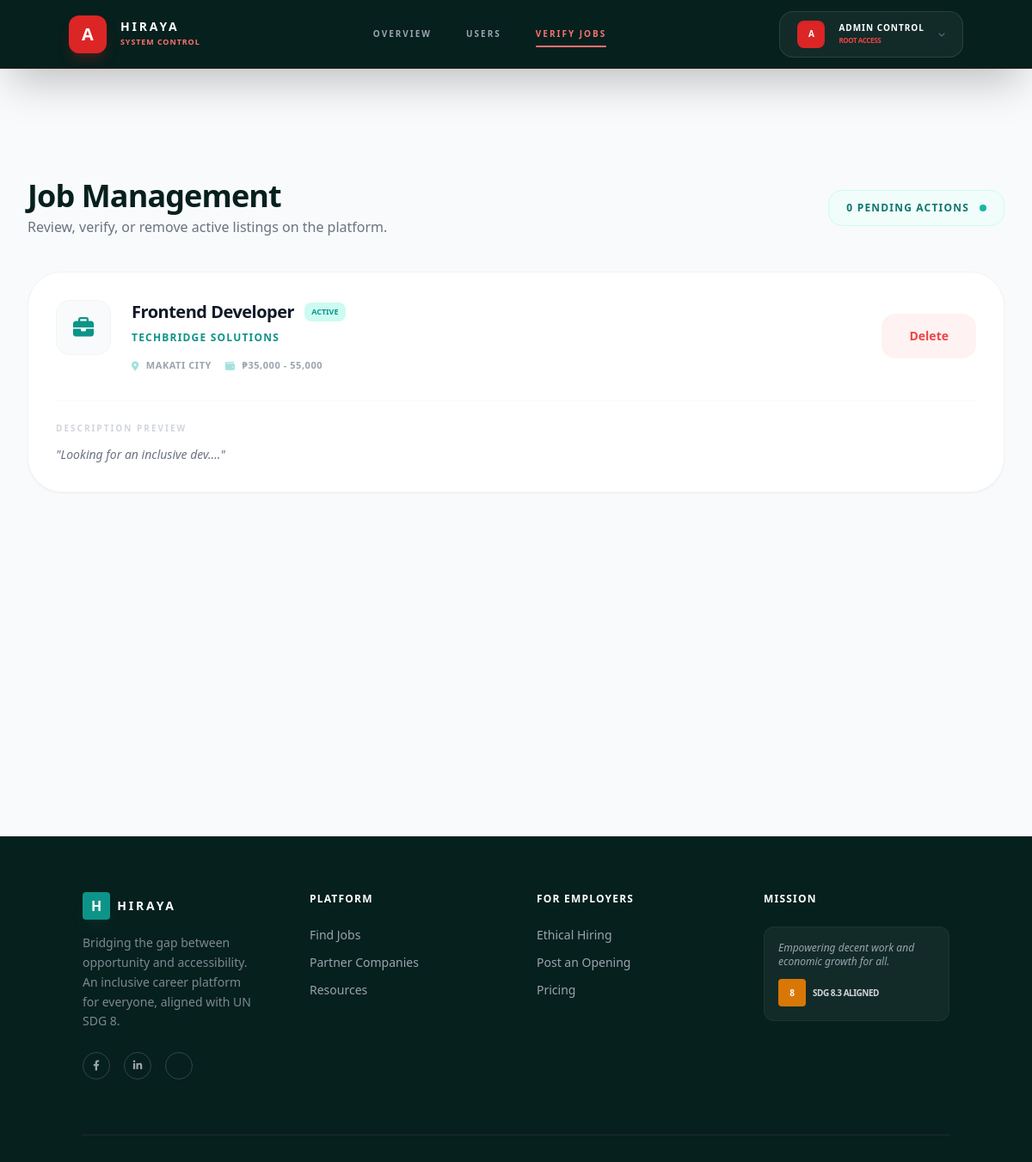
/dashboard/admin/manage-jobs.php, run on the app's committed database.
### tables this page shows
CREATE TABLE IF NOT EXISTS `jobs` (
    `id` INT AUTO_INCREMENT PRIMARY KEY,
    `company_id` INT NOT NULL,
    `category_id` INT NOT NULL,
    `title` VARCHAR(255) NOT NULL,
    `description` TEXT NOT NULL,
    `location` VARCHAR(255) NOT NULL,
    `work_type` ENUM('Remote', 'On-site', 'Hybrid') DEFAULT 'On-site',
    `job_type` ENUM('full time', 'part time', 'Internship', 'Contract') DEFAULT 'full time',
    `salary_min` INT,
    `salary_max` INT,
    `tags` TEXT,  
    `is_active` TINYINT(1) DEFAULT 1,
    `posted_date` TIMESTAMP DEFAULT CURRENT_TIMESTAMP,
    FOREIGN KEY (`company_id`) REFERENCES `companies`(`id`) ON DELETE CASCADE,
    FOREIGN KEY (`category_id`) REFERENCES `categories`(`id`)
);

CREATE TABLE IF NOT EXISTS `companies` (
    `id` INT AUTO_INCREMENT PRIMARY KEY,
    `employer_id` INT NOT NULL,
    `name` VARCHAR(255) NOT NULL,
    `industry` VARCHAR(100),
    `description` TEXT,
    `logo` VARCHAR(255) DEFAULT 'default_logo.png',
    `website` VARCHAR(255),
    `location` VARCHAR(255),
    `size` VARCHAR(50) DEFAULT '51-200',
    `is_verified` TINYINT(1) DEFAULT 0,
    `is_pwd_friendly` TINYINT(1) DEFAULT 0,
    `verified` TINYINT(1) DEFAULT 0,  
    FOREIGN KEY (`employer_id`) REFERENCES `users`(`id`) ON DELETE CASCADE
);

### dashboard/admin/manage-jobs.php (the view, shortened to what this page needs)
<?php
include '../../includes/db.php';
include '../../includes/admin/header.php';
$query = "SELECT j.*, c.name AS company_name
          FROM jobs j
          JOIN companies c ON j.company_id = c.id
          ORDER BY j.is_active ASC, j.posted_date DESC";
$all_jobs = $pdo->query($query)->fetchAll();
$pending_count = 0;
?>
<main class="flex-grow bg-gray-50 pt-32 pb-20 px-8">
    <div class="max-w-6xl mx-auto">
        <header class="flex flex-col md:flex-row justify-between items-start md:items-center gap-4 mb-10">
            <div>
                <h1 class="text-4xl font-black text-[#06201d] tracking-tight">Job Management</h1>
                <p class="text-gray-500 mt-1">Review, verify, or remove active listings on the platform.</p>
            </div>
            <div class="flex items-center gap-3 bg-teal-50 border border-teal-100 px-5 py-3 rounded-2xl">
                <span class="text-teal-700 font-bold text-xs uppercase tracking-widest">
                    <?php echo $pending_count; ?> Pending Actions
                </span>
                <div class="w-2 h-2 bg-teal-500 rounded-full <?php echo $pending_count > 0 ? 'animate-pulse' : ''; ?>"></div>
            </div>
        </header>
        <div class="grid gap-6">
            <?php if (count($all_jobs) > 0): ?>
                <?php foreach ($all_jobs as $job): ?>
                    <div class="bg-white p-8 rounded-[2.5rem] border <?php echo $job['is_active'] == 0 ? 'border-amber-200' : 'border-gray-100'; ?> shadow-sm hover:shadow-xl transition-all duration-300">
                        <div class="flex flex-col lg:flex-row justify-between gap-8">
                            <div class="flex gap-6">
                                <div class="w-16 h-16 rounded-2xl bg-gray-50 flex items-center justify-center text-teal-600 text-2xl border border-gray-100 shrink-0">
                                    <i class="fa-solid <?php echo htmlspecialchars($job['icon'] ?? 'fa-briefcase'); ?>"></i>
                                </div>
                                <div>
                                    <div class="flex items-center gap-3 mb-2">
                                        <h3 class="font-black text-xl text-gray-900 tracking-tight"><?php echo htmlspecialchars($job['title']); ?></h3>
                                        <?php if ($job['is_active'] == 0): ?>
                                            <span class="px-2 py-1 bg-amber-100 text-amber-600 text-[9px] font-black uppercase rounded-lg">Verification Required</span>
                                        <?php else: ?>
                                            <span class="px-2 py-1 bg-teal-100 text-teal-600 text-[9px] font-black uppercase rounded-lg">Active</span>
                                        <?php endif; ?>
                                    </div>
                                    <p class="text-teal-600 font-black text-xs uppercase tracking-widest mb-4">
                                        <?php echo htmlspecialchars($job['company_name']); ?>
                                    </p>
                                    <div class="flex flex-wrap gap-4 text-[11px] text-gray-400 font-bold uppercase tracking-wider">
                                        <span class="flex items-center gap-2"><i class="fa-solid fa-location-dot text-teal-500/40"></i> <?php echo htmlspecialchars($job['location']); ?></span>
                                        <span class="flex items-center gap-2"><i class="fa-solid fa-wallet text-teal-500/40"></i> ₱<?php echo number_format($job['salary_min']); ?> - <?php echo number_format($job['salary_max']); ?></span>
                                    </div>
                                </div>
                            </div>
                            <div class="flex items-center gap-3">
                                <a href="?action=reject&id=<?php echo $job['id']; ?>" onclick="return confirm('Permanently delete this listing?')" class="flex-1 lg:flex-none text-center px-8 py-4 bg-red-50 text-red-500 rounded-2xl font-bold hover:bg-red-500 hover:text-white transition text-sm">
                                    Delete
                                </a>
                            </div>
                        </div>
                        <div class="mt-8 pt-6 border-t border-gray-50">
                            <h4 class="text-[10px] font-black text-gray-300 uppercase tracking-[0.2em] mb-3">Description Preview</h4>
                            <p class="text-gray-500 text-sm leading-relaxed italic">
                                "<?php echo nl2br(htmlspecialchars(substr($job['description'], 0, 200))); ?>..."
                            </p>
                        </div>
                    </div>
                <?php endforeach; ?>
            <?php endif; ?>
        </div>
    </div>
</main>
<?php include '../../includes/footer.php'; ?>

### assets/css/base.css (style rules this page uses)
:root { --primary-bg-gradient: linear-gradient(135deg, #00bfa5, #004d40); --modal-bg: rgba(255, 255, 255, 0.85); --text-dark: #004d40; --primary-accent: #2ae7d7; --secondary-accent: #6db0aa; --radius: 16px; --fast: 200ms; }
* { margin: 0; padding: 0; box-sizing: border-box; font-family: 'Segoe UI', Tahoma, Geneva, Verdana, sans-serif; }
body { min-height: 100vh; display: flex; align-items: center; justify-content: center; background: var(--primary-bg-gradient); overflow: hidden; position: relative; color: var(--text-dark); }

### includes/admin/header.php (style rules this page uses)
body { font-family: 'Inter', sans-serif; }

### data on the page
jobs: title "Frontend Developer", is_active "ACTIVE", company.name "TECHBRIDGE SOLUTIONS", location "MAKATI CITY", salary_min "35,000", salary_max "55,000", description "Looking for an inclusive dev."

### other printed values
$label "OVERVIEW"
$label "USERS"
$label "VERIFY JOBS"
$initial "A"
$pending_count "0"
